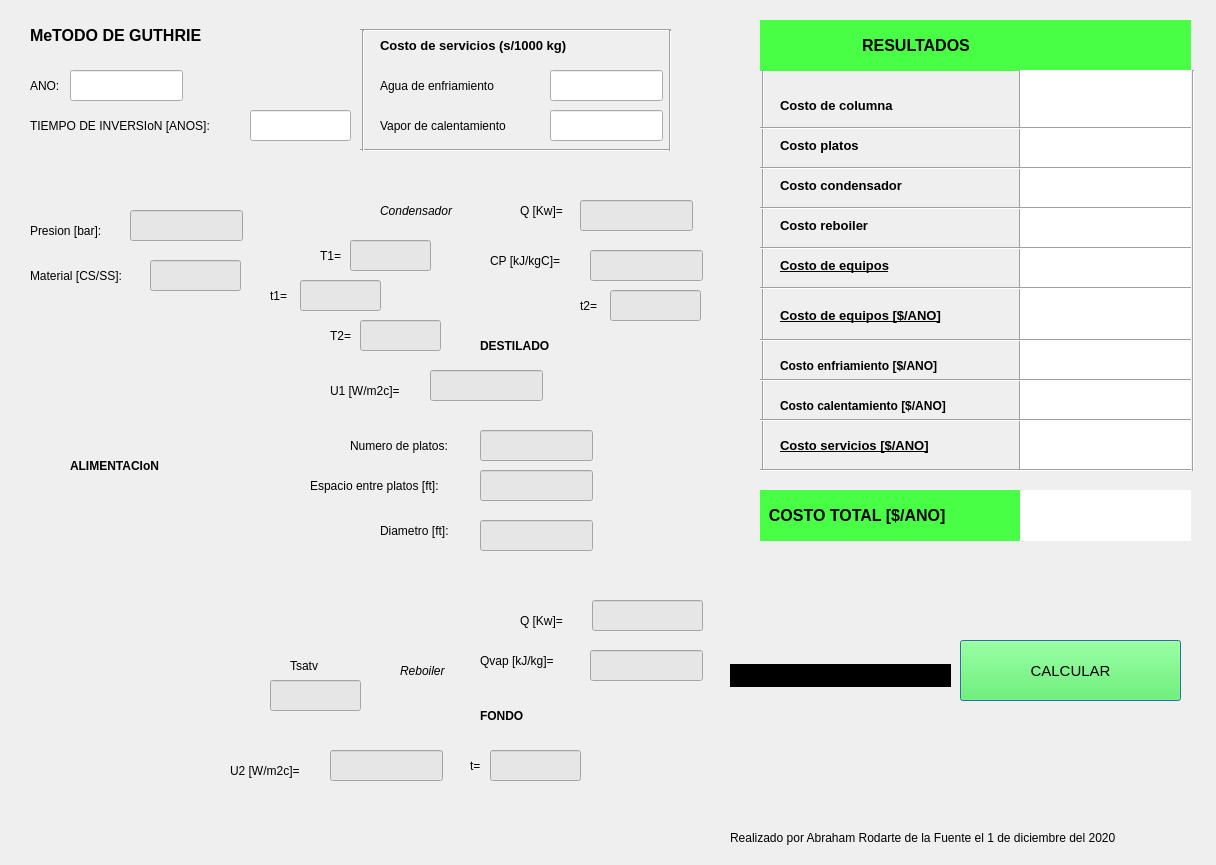
<?xml version="1.0" encoding="UTF-8"?>
<ui version="4.0">
 <class>Costos</class>
 <widget class="QDialog" name="Costos">
  <property name="windowModality">
   <enum>Qt::NonModal</enum>
  </property>
  <property name="enabled">
   <bool>true</bool>
  </property>
  <property name="geometry">
   <rect>
    <x>0</x>
    <y>0</y>
    <width>1216</width>
    <height>865</height>
   </rect>
  </property>
  <property name="windowTitle">
   <string>Costo de columna</string>
  </property>
  <property name="sizeGripEnabled">
   <bool>false</bool>
  </property>
  <property name="modal">
   <bool>false</bool>
  </property>
  <widget class="QLabel" name="label">
   <property name="geometry">
    <rect>
     <x>30</x>
     <y>190</y>
     <width>681</width>
     <height>611</height>
    </rect>
   </property>
   <property name="styleSheet">
    <string notr="true">border-image: url(:/imagenes/Imagenes/Captura.PNG);</string>
   </property>
   <property name="text">
    <string/>
   </property>
  </widget>
  <widget class="QLabel" name="label_2">
   <property name="geometry">
    <rect>
     <x>730</x>
     <y>550</y>
     <width>221</width>
     <height>251</height>
    </rect>
   </property>
   <property name="sizeIncrement">
    <size>
     <width>1</width>
     <height>1</height>
    </size>
   </property>
   <property name="baseSize">
    <size>
     <width>1</width>
     <height>0</height>
    </size>
   </property>
   <property name="autoFillBackground">
    <bool>false</bool>
   </property>
   <property name="styleSheet">
    <string notr="true">border-image: url(:/imagenes/Imagenes/f38b86e2df861bce1c56f8abb337d1a7.jpg);
border-color: rgb(0, 0, 0);</string>
   </property>
   <property name="frameShape">
    <enum>QFrame::HLine</enum>
   </property>
   <property name="lineWidth">
    <number>23</number>
   </property>
   <property name="midLineWidth">
    <number>16</number>
   </property>
   <property name="text">
    <string/>
   </property>
   <property name="scaledContents">
    <bool>true</bool>
   </property>
   <property name="wordWrap">
    <bool>true</bool>
   </property>
   <property name="openExternalLinks">
    <bool>true</bool>
   </property>
  </widget>
  <widget class="QPushButton" name="btn_calcular">
   <property name="geometry">
    <rect>
     <x>960</x>
     <y>640</y>
     <width>221</width>
     <height>61</height>
    </rect>
   </property>
   <property name="font">
    <font>
     <pointsize>11</pointsize>
    </font>
   </property>
   <property name="styleSheet">
    <string notr="true">background-color: rgb(73, 255, 70);</string>
   </property>
   <property name="text">
    <string>CALCULAR</string>
   </property>
  </widget>
  <widget class="QLabel" name="label_3">
   <property name="geometry">
    <rect>
     <x>30</x>
     <y>70</y>
     <width>41</width>
     <height>31</height>
    </rect>
   </property>
   <property name="font">
    <font>
     <pointsize>9</pointsize>
    </font>
   </property>
   <property name="text">
    <string>ANO:</string>
   </property>
  </widget>
  <widget class="QLabel" name="label_4">
   <property name="geometry">
    <rect>
     <x>350</x>
     <y>430</y>
     <width>131</width>
     <height>31</height>
    </rect>
   </property>
   <property name="font">
    <font>
     <pointsize>9</pointsize>
    </font>
   </property>
   <property name="text">
    <string>Numero de platos:</string>
   </property>
  </widget>
  <widget class="QLabel" name="label_5">
   <property name="geometry">
    <rect>
     <x>310</x>
     <y>470</y>
     <width>171</width>
     <height>31</height>
    </rect>
   </property>
   <property name="font">
    <font>
     <pointsize>9</pointsize>
    </font>
   </property>
   <property name="text">
    <string>Espacio entre platos [ft]:</string>
   </property>
  </widget>
  <widget class="QLabel" name="label_6">
   <property name="geometry">
    <rect>
     <x>380</x>
     <y>520</y>
     <width>91</width>
     <height>21</height>
    </rect>
   </property>
   <property name="font">
    <font>
     <pointsize>9</pointsize>
    </font>
   </property>
   <property name="text">
    <string>Diametro [ft]:</string>
   </property>
  </widget>
  <widget class="QLabel" name="label_7">
   <property name="geometry">
    <rect>
     <x>30</x>
     <y>220</y>
     <width>91</width>
     <height>21</height>
    </rect>
   </property>
   <property name="font">
    <font>
     <pointsize>9</pointsize>
    </font>
   </property>
   <property name="text">
    <string>Presion [bar]:</string>
   </property>
  </widget>
  <widget class="QLabel" name="label_8">
   <property name="geometry">
    <rect>
     <x>30</x>
     <y>260</y>
     <width>121</width>
     <height>31</height>
    </rect>
   </property>
   <property name="font">
    <font>
     <pointsize>9</pointsize>
    </font>
   </property>
   <property name="text">
    <string>Material [CS/SS]:</string>
   </property>
  </widget>
  <widget class="QLabel" name="label_9">
   <property name="geometry">
    <rect>
     <x>380</x>
     <y>200</y>
     <width>101</width>
     <height>21</height>
    </rect>
   </property>
   <property name="font">
    <font>
     <pointsize>9</pointsize>
     <italic>true</italic>
    </font>
   </property>
   <property name="text">
    <string>Condensador</string>
   </property>
  </widget>
  <widget class="QLabel" name="label_10">
   <property name="geometry">
    <rect>
     <x>400</x>
     <y>660</y>
     <width>71</width>
     <height>21</height>
    </rect>
   </property>
   <property name="font">
    <font>
     <pointsize>9</pointsize>
     <italic>true</italic>
    </font>
   </property>
   <property name="text">
    <string>Reboiler</string>
   </property>
  </widget>
  <widget class="QLabel" name="label_11">
   <property name="geometry">
    <rect>
     <x>520</x>
     <y>200</y>
     <width>61</width>
     <height>21</height>
    </rect>
   </property>
   <property name="font">
    <font>
     <pointsize>9</pointsize>
    </font>
   </property>
   <property name="text">
    <string>Q [Kw]=</string>
   </property>
  </widget>
  <widget class="QLabel" name="label_12">
   <property name="geometry">
    <rect>
     <x>30</x>
     <y>110</y>
     <width>221</width>
     <height>31</height>
    </rect>
   </property>
   <property name="font">
    <font>
     <pointsize>9</pointsize>
    </font>
   </property>
   <property name="text">
    <string>TIEMPO DE INVERSIoN [ANOS]:</string>
   </property>
  </widget>
  <widget class="QLabel" name="label_13">
   <property name="geometry">
    <rect>
     <x>520</x>
     <y>610</y>
     <width>61</width>
     <height>21</height>
    </rect>
   </property>
   <property name="font">
    <font>
     <pointsize>9</pointsize>
    </font>
   </property>
   <property name="text">
    <string>Q [Kw]=</string>
   </property>
  </widget>
  <widget class="QLabel" name="label_14">
   <property name="geometry">
    <rect>
     <x>380</x>
     <y>20</y>
     <width>311</width>
     <height>51</height>
    </rect>
   </property>
   <property name="font">
    <font>
     <pointsize>10</pointsize>
     <weight>75</weight>
     <bold>true</bold>
     <underline>false</underline>
     <strikeout>false</strikeout>
    </font>
   </property>
   <property name="text">
    <string>Costo de servicios (s/1000 kg)</string>
   </property>
  </widget>
  <widget class="QLabel" name="label_15">
   <property name="geometry">
    <rect>
     <x>380</x>
     <y>70</y>
     <width>151</width>
     <height>31</height>
    </rect>
   </property>
   <property name="font">
    <font>
     <pointsize>9</pointsize>
    </font>
   </property>
   <property name="text">
    <string>Agua de enfriamiento</string>
   </property>
  </widget>
  <widget class="QLabel" name="label_16">
   <property name="geometry">
    <rect>
     <x>380</x>
     <y>110</y>
     <width>171</width>
     <height>31</height>
    </rect>
   </property>
   <property name="font">
    <font>
     <pointsize>9</pointsize>
    </font>
   </property>
   <property name="text">
    <string>Vapor de calentamiento</string>
   </property>
  </widget>
  <widget class="QLabel" name="label_17">
   <property name="geometry">
    <rect>
     <x>320</x>
     <y>240</y>
     <width>31</width>
     <height>31</height>
    </rect>
   </property>
   <property name="font">
    <font>
     <pointsize>9</pointsize>
    </font>
   </property>
   <property name="text">
    <string>T1=</string>
   </property>
  </widget>
  <widget class="QLabel" name="label_18">
   <property name="geometry">
    <rect>
     <x>290</x>
     <y>650</y>
     <width>41</width>
     <height>31</height>
    </rect>
   </property>
   <property name="font">
    <font>
     <pointsize>9</pointsize>
    </font>
   </property>
   <property name="text">
    <string>Tsatv</string>
   </property>
  </widget>
  <widget class="QLabel" name="label_19">
   <property name="geometry">
    <rect>
     <x>330</x>
     <y>320</y>
     <width>31</width>
     <height>31</height>
    </rect>
   </property>
   <property name="font">
    <font>
     <pointsize>9</pointsize>
    </font>
   </property>
   <property name="text">
    <string>T2=</string>
   </property>
  </widget>
  <widget class="QLabel" name="label_20">
   <property name="geometry">
    <rect>
     <x>270</x>
     <y>280</y>
     <width>31</width>
     <height>31</height>
    </rect>
   </property>
   <property name="font">
    <font>
     <pointsize>9</pointsize>
    </font>
   </property>
   <property name="text">
    <string>t1=</string>
   </property>
  </widget>
  <widget class="QLabel" name="label_22">
   <property name="geometry">
    <rect>
     <x>580</x>
     <y>290</y>
     <width>31</width>
     <height>31</height>
    </rect>
   </property>
   <property name="font">
    <font>
     <pointsize>9</pointsize>
    </font>
   </property>
   <property name="text">
    <string>t2=</string>
   </property>
  </widget>
  <widget class="QLabel" name="label_23">
   <property name="geometry">
    <rect>
     <x>470</x>
     <y>750</y>
     <width>31</width>
     <height>31</height>
    </rect>
   </property>
   <property name="font">
    <font>
     <pointsize>9</pointsize>
    </font>
   </property>
   <property name="text">
    <string>t=</string>
   </property>
  </widget>
  <widget class="QLabel" name="label_24">
   <property name="geometry">
    <rect>
     <x>30</x>
     <y>10</y>
     <width>231</width>
     <height>51</height>
    </rect>
   </property>
   <property name="font">
    <font>
     <pointsize>12</pointsize>
     <weight>75</weight>
     <bold>true</bold>
    </font>
   </property>
   <property name="styleSheet">
    <string notr="true"/>
   </property>
   <property name="text">
    <string>MeTODO DE GUTHRIE</string>
   </property>
  </widget>
  <widget class="QLabel" name="label_25">
   <property name="geometry">
    <rect>
     <x>760</x>
     <y>20</y>
     <width>431</width>
     <height>51</height>
    </rect>
   </property>
   <property name="font">
    <font>
     <pointsize>12</pointsize>
     <weight>75</weight>
     <bold>true</bold>
    </font>
   </property>
   <property name="styleSheet">
    <string notr="true">background-color: rgb(73, 255, 70);</string>
   </property>
   <property name="text">
    <string>                       RESULTADOS</string>
   </property>
  </widget>
  <widget class="QLabel" name="label_26">
   <property name="geometry">
    <rect>
     <x>780</x>
     <y>80</y>
     <width>201</width>
     <height>51</height>
    </rect>
   </property>
   <property name="font">
    <font>
     <pointsize>10</pointsize>
     <weight>75</weight>
     <bold>true</bold>
     <underline>false</underline>
     <strikeout>false</strikeout>
    </font>
   </property>
   <property name="text">
    <string>Costo de columna</string>
   </property>
  </widget>
  <widget class="QLabel" name="label_27">
   <property name="geometry">
    <rect>
     <x>780</x>
     <y>160</y>
     <width>201</width>
     <height>51</height>
    </rect>
   </property>
   <property name="font">
    <font>
     <pointsize>10</pointsize>
     <weight>75</weight>
     <bold>true</bold>
     <underline>false</underline>
     <strikeout>false</strikeout>
    </font>
   </property>
   <property name="text">
    <string>Costo condensador</string>
   </property>
  </widget>
  <widget class="QLabel" name="label_28">
   <property name="geometry">
    <rect>
     <x>780</x>
     <y>200</y>
     <width>201</width>
     <height>51</height>
    </rect>
   </property>
   <property name="font">
    <font>
     <pointsize>10</pointsize>
     <weight>75</weight>
     <bold>true</bold>
     <underline>false</underline>
     <strikeout>false</strikeout>
    </font>
   </property>
   <property name="text">
    <string>Costo reboiler</string>
   </property>
  </widget>
  <widget class="QLabel" name="label_29">
   <property name="geometry">
    <rect>
     <x>780</x>
     <y>120</y>
     <width>201</width>
     <height>51</height>
    </rect>
   </property>
   <property name="font">
    <font>
     <pointsize>10</pointsize>
     <weight>75</weight>
     <bold>true</bold>
     <underline>false</underline>
     <strikeout>false</strikeout>
    </font>
   </property>
   <property name="text">
    <string>Costo platos</string>
   </property>
  </widget>
  <widget class="QLabel" name="label_30">
   <property name="geometry">
    <rect>
     <x>780</x>
     <y>240</y>
     <width>201</width>
     <height>51</height>
    </rect>
   </property>
   <property name="font">
    <font>
     <pointsize>10</pointsize>
     <weight>75</weight>
     <bold>true</bold>
     <underline>true</underline>
     <strikeout>false</strikeout>
    </font>
   </property>
   <property name="text">
    <string>Costo de equipos</string>
   </property>
  </widget>
  <widget class="QLabel" name="label_31">
   <property name="geometry">
    <rect>
     <x>780</x>
     <y>290</y>
     <width>231</width>
     <height>51</height>
    </rect>
   </property>
   <property name="font">
    <font>
     <pointsize>10</pointsize>
     <weight>75</weight>
     <bold>true</bold>
     <underline>true</underline>
     <strikeout>false</strikeout>
    </font>
   </property>
   <property name="text">
    <string>Costo de equipos [$/ANO]</string>
   </property>
  </widget>
  <widget class="Line" name="line">
   <property name="geometry">
    <rect>
     <x>1010</x>
     <y>70</y>
     <width>20</width>
     <height>401</height>
    </rect>
   </property>
   <property name="orientation">
    <enum>Qt::Vertical</enum>
   </property>
  </widget>
  <widget class="Line" name="line_2">
   <property name="geometry">
    <rect>
     <x>760</x>
     <y>330</y>
     <width>431</width>
     <height>20</height>
    </rect>
   </property>
   <property name="orientation">
    <enum>Qt::Horizontal</enum>
   </property>
  </widget>
  <widget class="Line" name="line_3">
   <property name="geometry">
    <rect>
     <x>753</x>
     <y>70</y>
     <width>20</width>
     <height>401</height>
    </rect>
   </property>
   <property name="orientation">
    <enum>Qt::Vertical</enum>
   </property>
  </widget>
  <widget class="Line" name="line_4">
   <property name="geometry">
    <rect>
     <x>1183</x>
     <y>70</y>
     <width>20</width>
     <height>401</height>
    </rect>
   </property>
   <property name="orientation">
    <enum>Qt::Vertical</enum>
   </property>
  </widget>
  <widget class="Line" name="line_5">
   <property name="geometry">
    <rect>
     <x>760</x>
     <y>120</y>
     <width>431</width>
     <height>16</height>
    </rect>
   </property>
   <property name="orientation">
    <enum>Qt::Horizontal</enum>
   </property>
  </widget>
  <widget class="Line" name="line_6">
   <property name="geometry">
    <rect>
     <x>760</x>
     <y>160</y>
     <width>431</width>
     <height>16</height>
    </rect>
   </property>
   <property name="orientation">
    <enum>Qt::Horizontal</enum>
   </property>
  </widget>
  <widget class="Line" name="line_7">
   <property name="geometry">
    <rect>
     <x>760</x>
     <y>240</y>
     <width>431</width>
     <height>16</height>
    </rect>
   </property>
   <property name="orientation">
    <enum>Qt::Horizontal</enum>
   </property>
  </widget>
  <widget class="Line" name="line_8">
   <property name="geometry">
    <rect>
     <x>760</x>
     <y>200</y>
     <width>431</width>
     <height>16</height>
    </rect>
   </property>
   <property name="orientation">
    <enum>Qt::Horizontal</enum>
   </property>
  </widget>
  <widget class="Line" name="line_9">
   <property name="geometry">
    <rect>
     <x>760</x>
     <y>280</y>
     <width>431</width>
     <height>16</height>
    </rect>
   </property>
   <property name="orientation">
    <enum>Qt::Horizontal</enum>
   </property>
  </widget>
  <widget class="QLabel" name="label_38">
   <property name="geometry">
    <rect>
     <x>780</x>
     <y>340</y>
     <width>231</width>
     <height>51</height>
    </rect>
   </property>
   <property name="font">
    <font>
     <pointsize>9</pointsize>
     <weight>75</weight>
     <bold>true</bold>
     <underline>false</underline>
     <strikeout>false</strikeout>
    </font>
   </property>
   <property name="text">
    <string>Costo enfriamiento [$/ANO]</string>
   </property>
  </widget>
  <widget class="QLabel" name="label_39">
   <property name="geometry">
    <rect>
     <x>780</x>
     <y>380</y>
     <width>241</width>
     <height>51</height>
    </rect>
   </property>
   <property name="font">
    <font>
     <pointsize>9</pointsize>
     <weight>75</weight>
     <bold>true</bold>
     <underline>false</underline>
     <strikeout>false</strikeout>
    </font>
   </property>
   <property name="text">
    <string>Costo calentamiento [$/ANO]</string>
   </property>
  </widget>
  <widget class="QLabel" name="label_40">
   <property name="geometry">
    <rect>
     <x>780</x>
     <y>420</y>
     <width>231</width>
     <height>51</height>
    </rect>
   </property>
   <property name="font">
    <font>
     <pointsize>10</pointsize>
     <weight>75</weight>
     <bold>true</bold>
     <underline>true</underline>
     <strikeout>false</strikeout>
    </font>
   </property>
   <property name="text">
    <string>Costo servicios [$/ANO]</string>
   </property>
  </widget>
  <widget class="Line" name="line_10">
   <property name="geometry">
    <rect>
     <x>760</x>
     <y>460</y>
     <width>431</width>
     <height>20</height>
    </rect>
   </property>
   <property name="orientation">
    <enum>Qt::Horizontal</enum>
   </property>
  </widget>
  <widget class="Line" name="line_11">
   <property name="geometry">
    <rect>
     <x>760</x>
     <y>370</y>
     <width>431</width>
     <height>20</height>
    </rect>
   </property>
   <property name="orientation">
    <enum>Qt::Horizontal</enum>
   </property>
  </widget>
  <widget class="Line" name="line_12">
   <property name="geometry">
    <rect>
     <x>760</x>
     <y>410</y>
     <width>431</width>
     <height>20</height>
    </rect>
   </property>
   <property name="orientation">
    <enum>Qt::Horizontal</enum>
   </property>
  </widget>
  <widget class="QLabel" name="label_44">
   <property name="geometry">
    <rect>
     <x>760</x>
     <y>490</y>
     <width>261</width>
     <height>51</height>
    </rect>
   </property>
   <property name="font">
    <font>
     <pointsize>12</pointsize>
     <weight>75</weight>
     <bold>true</bold>
    </font>
   </property>
   <property name="styleSheet">
    <string notr="true">background-color: rgb(73, 255, 70);</string>
   </property>
   <property name="text">
    <string>  COSTO TOTAL [$/ANO]</string>
   </property>
  </widget>
  <widget class="QLabel" name="label_Costo_Total">
   <property name="geometry">
    <rect>
     <x>1020</x>
     <y>490</y>
     <width>171</width>
     <height>51</height>
    </rect>
   </property>
   <property name="font">
    <font>
     <pointsize>10</pointsize>
     <weight>75</weight>
     <bold>true</bold>
    </font>
   </property>
   <property name="layoutDirection">
    <enum>Qt::LeftToRight</enum>
   </property>
   <property name="autoFillBackground">
    <bool>false</bool>
   </property>
   <property name="styleSheet">
    <string notr="true">background-color: rgb(255, 255, 255);</string>
   </property>
   <property name="text">
    <string/>
   </property>
   <property name="alignment">
    <set>Qt::AlignCenter</set>
   </property>
  </widget>
  <widget class="QLabel" name="label_costo_carcaza">
   <property name="geometry">
    <rect>
     <x>1020</x>
     <y>70</y>
     <width>171</width>
     <height>61</height>
    </rect>
   </property>
   <property name="font">
    <font>
     <pointsize>10</pointsize>
     <weight>75</weight>
     <bold>true</bold>
    </font>
   </property>
   <property name="layoutDirection">
    <enum>Qt::LeftToRight</enum>
   </property>
   <property name="autoFillBackground">
    <bool>false</bool>
   </property>
   <property name="styleSheet">
    <string notr="true">background-color: rgb(255, 255, 255);</string>
   </property>
   <property name="text">
    <string/>
   </property>
   <property name="alignment">
    <set>Qt::AlignCenter</set>
   </property>
  </widget>
  <widget class="QLabel" name="label_costo_platos">
   <property name="geometry">
    <rect>
     <x>1020</x>
     <y>130</y>
     <width>171</width>
     <height>41</height>
    </rect>
   </property>
   <property name="font">
    <font>
     <pointsize>10</pointsize>
     <weight>75</weight>
     <bold>true</bold>
    </font>
   </property>
   <property name="layoutDirection">
    <enum>Qt::LeftToRight</enum>
   </property>
   <property name="autoFillBackground">
    <bool>false</bool>
   </property>
   <property name="styleSheet">
    <string notr="true">background-color: rgb(255, 255, 255);</string>
   </property>
   <property name="text">
    <string/>
   </property>
   <property name="alignment">
    <set>Qt::AlignCenter</set>
   </property>
  </widget>
  <widget class="QLabel" name="label_costo_condensador">
   <property name="geometry">
    <rect>
     <x>1020</x>
     <y>170</y>
     <width>171</width>
     <height>41</height>
    </rect>
   </property>
   <property name="font">
    <font>
     <pointsize>10</pointsize>
     <weight>75</weight>
     <bold>true</bold>
    </font>
   </property>
   <property name="layoutDirection">
    <enum>Qt::LeftToRight</enum>
   </property>
   <property name="autoFillBackground">
    <bool>false</bool>
   </property>
   <property name="styleSheet">
    <string notr="true">background-color: rgb(255, 255, 255);</string>
   </property>
   <property name="text">
    <string/>
   </property>
   <property name="alignment">
    <set>Qt::AlignCenter</set>
   </property>
  </widget>
  <widget class="QLabel" name="label_costo_reboiler">
   <property name="geometry">
    <rect>
     <x>1020</x>
     <y>210</y>
     <width>171</width>
     <height>41</height>
    </rect>
   </property>
   <property name="font">
    <font>
     <pointsize>10</pointsize>
     <weight>75</weight>
     <bold>true</bold>
    </font>
   </property>
   <property name="layoutDirection">
    <enum>Qt::LeftToRight</enum>
   </property>
   <property name="autoFillBackground">
    <bool>false</bool>
   </property>
   <property name="styleSheet">
    <string notr="true">background-color: rgb(255, 255, 255);</string>
   </property>
   <property name="text">
    <string/>
   </property>
   <property name="alignment">
    <set>Qt::AlignCenter</set>
   </property>
  </widget>
  <widget class="QLabel" name="label_Costo_Equipos">
   <property name="geometry">
    <rect>
     <x>1020</x>
     <y>250</y>
     <width>171</width>
     <height>41</height>
    </rect>
   </property>
   <property name="font">
    <font>
     <pointsize>10</pointsize>
     <weight>75</weight>
     <bold>true</bold>
     <underline>true</underline>
    </font>
   </property>
   <property name="layoutDirection">
    <enum>Qt::LeftToRight</enum>
   </property>
   <property name="autoFillBackground">
    <bool>false</bool>
   </property>
   <property name="styleSheet">
    <string notr="true">background-color: rgb(255, 255, 255);</string>
   </property>
   <property name="text">
    <string/>
   </property>
   <property name="alignment">
    <set>Qt::AlignCenter</set>
   </property>
  </widget>
  <widget class="QLabel" name="label_Costo_Equipos_Anual">
   <property name="geometry">
    <rect>
     <x>1020</x>
     <y>290</y>
     <width>171</width>
     <height>51</height>
    </rect>
   </property>
   <property name="font">
    <font>
     <pointsize>10</pointsize>
     <weight>75</weight>
     <bold>true</bold>
     <underline>true</underline>
    </font>
   </property>
   <property name="layoutDirection">
    <enum>Qt::LeftToRight</enum>
   </property>
   <property name="autoFillBackground">
    <bool>false</bool>
   </property>
   <property name="styleSheet">
    <string notr="true">background-color: rgb(255, 255, 255);</string>
   </property>
   <property name="text">
    <string/>
   </property>
   <property name="alignment">
    <set>Qt::AlignCenter</set>
   </property>
  </widget>
  <widget class="QLabel" name="label_costo_enfriamiento">
   <property name="geometry">
    <rect>
     <x>1020</x>
     <y>340</y>
     <width>171</width>
     <height>41</height>
    </rect>
   </property>
   <property name="font">
    <font>
     <pointsize>10</pointsize>
     <weight>75</weight>
     <bold>true</bold>
    </font>
   </property>
   <property name="layoutDirection">
    <enum>Qt::LeftToRight</enum>
   </property>
   <property name="autoFillBackground">
    <bool>false</bool>
   </property>
   <property name="styleSheet">
    <string notr="true">background-color: rgb(255, 255, 255);</string>
   </property>
   <property name="text">
    <string/>
   </property>
   <property name="alignment">
    <set>Qt::AlignCenter</set>
   </property>
  </widget>
  <widget class="QLabel" name="label_costo_calentamiento">
   <property name="geometry">
    <rect>
     <x>1020</x>
     <y>380</y>
     <width>171</width>
     <height>41</height>
    </rect>
   </property>
   <property name="font">
    <font>
     <pointsize>10</pointsize>
     <weight>75</weight>
     <bold>true</bold>
    </font>
   </property>
   <property name="layoutDirection">
    <enum>Qt::LeftToRight</enum>
   </property>
   <property name="autoFillBackground">
    <bool>false</bool>
   </property>
   <property name="styleSheet">
    <string notr="true">background-color: rgb(255, 255, 255);</string>
   </property>
   <property name="text">
    <string/>
   </property>
   <property name="alignment">
    <set>Qt::AlignCenter</set>
   </property>
  </widget>
  <widget class="QLabel" name="label_Costo_Servicios">
   <property name="geometry">
    <rect>
     <x>1020</x>
     <y>420</y>
     <width>171</width>
     <height>51</height>
    </rect>
   </property>
   <property name="font">
    <font>
     <pointsize>10</pointsize>
     <weight>75</weight>
     <bold>true</bold>
     <underline>true</underline>
    </font>
   </property>
   <property name="layoutDirection">
    <enum>Qt::LeftToRight</enum>
   </property>
   <property name="autoFillBackground">
    <bool>false</bool>
   </property>
   <property name="styleSheet">
    <string notr="true">background-color: rgb(255, 255, 255);</string>
   </property>
   <property name="text">
    <string/>
   </property>
   <property name="alignment">
    <set>Qt::AlignCenter</set>
   </property>
  </widget>
  <widget class="QLabel" name="label_32">
   <property name="geometry">
    <rect>
     <x>490</x>
     <y>250</y>
     <width>91</width>
     <height>21</height>
    </rect>
   </property>
   <property name="font">
    <font>
     <pointsize>9</pointsize>
    </font>
   </property>
   <property name="text">
    <string>CP [kJ/kgC]=</string>
   </property>
  </widget>
  <widget class="QLabel" name="label_33">
   <property name="geometry">
    <rect>
     <x>480</x>
     <y>650</y>
     <width>101</width>
     <height>21</height>
    </rect>
   </property>
   <property name="font">
    <font>
     <pointsize>9</pointsize>
    </font>
   </property>
   <property name="text">
    <string>Qvap [kJ/kg]=</string>
   </property>
  </widget>
  <widget class="QLabel" name="label_34">
   <property name="geometry">
    <rect>
     <x>730</x>
     <y>830</y>
     <width>421</width>
     <height>16</height>
    </rect>
   </property>
   <property name="text">
    <string>Realizado por Abraham Rodarte de la Fuente el 1 de diciembre del 2020</string>
   </property>
  </widget>
  <widget class="QLabel" name="label_35">
   <property name="geometry">
    <rect>
     <x>70</x>
     <y>450</y>
     <width>121</width>
     <height>31</height>
    </rect>
   </property>
   <property name="font">
    <font>
     <pointsize>9</pointsize>
     <weight>75</weight>
     <bold>true</bold>
    </font>
   </property>
   <property name="text">
    <string>ALIMENTACIoN</string>
   </property>
  </widget>
  <widget class="QLabel" name="label_36">
   <property name="geometry">
    <rect>
     <x>480</x>
     <y>700</y>
     <width>121</width>
     <height>31</height>
    </rect>
   </property>
   <property name="font">
    <font>
     <pointsize>9</pointsize>
     <weight>75</weight>
     <bold>true</bold>
    </font>
   </property>
   <property name="text">
    <string>FONDO</string>
   </property>
  </widget>
  <widget class="QLabel" name="label_37">
   <property name="geometry">
    <rect>
     <x>480</x>
     <y>330</y>
     <width>121</width>
     <height>31</height>
    </rect>
   </property>
   <property name="font">
    <font>
     <pointsize>9</pointsize>
     <weight>75</weight>
     <bold>true</bold>
    </font>
   </property>
   <property name="text">
    <string>DESTILADO</string>
   </property>
  </widget>
  <widget class="Line" name="line_13">
   <property name="geometry">
    <rect>
     <x>360</x>
     <y>20</y>
     <width>311</width>
     <height>20</height>
    </rect>
   </property>
   <property name="orientation">
    <enum>Qt::Horizontal</enum>
   </property>
  </widget>
  <widget class="Line" name="line_14">
   <property name="geometry">
    <rect>
     <x>360</x>
     <y>140</y>
     <width>311</width>
     <height>20</height>
    </rect>
   </property>
   <property name="orientation">
    <enum>Qt::Horizontal</enum>
   </property>
  </widget>
  <widget class="Line" name="line_15">
   <property name="geometry">
    <rect>
     <x>353</x>
     <y>30</y>
     <width>20</width>
     <height>121</height>
    </rect>
   </property>
   <property name="orientation">
    <enum>Qt::Vertical</enum>
   </property>
  </widget>
  <widget class="Line" name="line_16">
   <property name="geometry">
    <rect>
     <x>660</x>
     <y>30</y>
     <width>20</width>
     <height>121</height>
    </rect>
   </property>
   <property name="orientation">
    <enum>Qt::Vertical</enum>
   </property>
  </widget>
  <widget class="QLineEdit" name="txt_year">
   <property name="geometry">
    <rect>
     <x>70</x>
     <y>70</y>
     <width>113</width>
     <height>31</height>
    </rect>
   </property>
   <property name="font">
    <font>
     <pointsize>9</pointsize>
     <weight>75</weight>
     <bold>true</bold>
    </font>
   </property>
  </widget>
  <widget class="QLineEdit" name="txt_tiempo">
   <property name="geometry">
    <rect>
     <x>250</x>
     <y>110</y>
     <width>101</width>
     <height>31</height>
    </rect>
   </property>
   <property name="font">
    <font>
     <pointsize>9</pointsize>
     <weight>75</weight>
     <bold>true</bold>
    </font>
   </property>
  </widget>
  <widget class="QLineEdit" name="txt_agua">
   <property name="geometry">
    <rect>
     <x>550</x>
     <y>70</y>
     <width>113</width>
     <height>31</height>
    </rect>
   </property>
   <property name="font">
    <font>
     <pointsize>9</pointsize>
     <weight>75</weight>
     <bold>true</bold>
    </font>
   </property>
  </widget>
  <widget class="QLineEdit" name="txt_vapor">
   <property name="geometry">
    <rect>
     <x>550</x>
     <y>110</y>
     <width>113</width>
     <height>31</height>
    </rect>
   </property>
   <property name="font">
    <font>
     <pointsize>9</pointsize>
     <weight>75</weight>
     <bold>true</bold>
    </font>
   </property>
  </widget>
  <widget class="QLineEdit" name="txt_presion">
   <property name="geometry">
    <rect>
     <x>130</x>
     <y>210</y>
     <width>113</width>
     <height>31</height>
    </rect>
   </property>
   <property name="font">
    <font>
     <pointsize>9</pointsize>
     <weight>75</weight>
     <bold>true</bold>
    </font>
   </property>
   <property name="styleSheet">
    <string notr="true">background-color: rgb(230, 230, 230);</string>
   </property>
  </widget>
  <widget class="QLineEdit" name="txt_material">
   <property name="geometry">
    <rect>
     <x>150</x>
     <y>260</y>
     <width>91</width>
     <height>31</height>
    </rect>
   </property>
   <property name="font">
    <font>
     <pointsize>9</pointsize>
     <weight>75</weight>
     <bold>true</bold>
    </font>
   </property>
   <property name="styleSheet">
    <string notr="true">background-color: rgb(230, 230, 230);</string>
   </property>
  </widget>
  <widget class="QLineEdit" name="txt_qcondensador">
   <property name="geometry">
    <rect>
     <x>580</x>
     <y>200</y>
     <width>113</width>
     <height>31</height>
    </rect>
   </property>
   <property name="font">
    <font>
     <pointsize>9</pointsize>
     <weight>75</weight>
     <bold>true</bold>
    </font>
   </property>
   <property name="styleSheet">
    <string notr="true">background-color: rgb(230, 230, 230);</string>
   </property>
  </widget>
  <widget class="QLineEdit" name="txt_cp">
   <property name="geometry">
    <rect>
     <x>590</x>
     <y>250</y>
     <width>113</width>
     <height>31</height>
    </rect>
   </property>
   <property name="font">
    <font>
     <pointsize>9</pointsize>
     <weight>75</weight>
     <bold>true</bold>
    </font>
   </property>
   <property name="styleSheet">
    <string notr="true">background-color: rgb(230, 230, 230);</string>
   </property>
  </widget>
  <widget class="QLineEdit" name="txt_t2">
   <property name="geometry">
    <rect>
     <x>610</x>
     <y>290</y>
     <width>91</width>
     <height>31</height>
    </rect>
   </property>
   <property name="font">
    <font>
     <pointsize>9</pointsize>
     <weight>75</weight>
     <bold>true</bold>
    </font>
   </property>
   <property name="styleSheet">
    <string notr="true">background-color: rgb(230, 230, 230);</string>
   </property>
  </widget>
  <widget class="QLineEdit" name="txt_T1">
   <property name="geometry">
    <rect>
     <x>350</x>
     <y>240</y>
     <width>81</width>
     <height>31</height>
    </rect>
   </property>
   <property name="font">
    <font>
     <pointsize>9</pointsize>
     <weight>75</weight>
     <bold>true</bold>
    </font>
   </property>
   <property name="styleSheet">
    <string notr="true">background-color: rgb(230, 230, 230);</string>
   </property>
  </widget>
  <widget class="QLineEdit" name="txt_t1">
   <property name="geometry">
    <rect>
     <x>300</x>
     <y>280</y>
     <width>81</width>
     <height>31</height>
    </rect>
   </property>
   <property name="font">
    <font>
     <pointsize>9</pointsize>
     <weight>75</weight>
     <bold>true</bold>
    </font>
   </property>
   <property name="styleSheet">
    <string notr="true">background-color: rgb(230, 230, 230);</string>
   </property>
  </widget>
  <widget class="QLineEdit" name="txt_T2">
   <property name="geometry">
    <rect>
     <x>360</x>
     <y>320</y>
     <width>81</width>
     <height>31</height>
    </rect>
   </property>
   <property name="font">
    <font>
     <pointsize>9</pointsize>
     <weight>75</weight>
     <bold>true</bold>
    </font>
   </property>
   <property name="styleSheet">
    <string notr="true">background-color: rgb(230, 230, 230);</string>
   </property>
  </widget>
  <widget class="QLineEdit" name="txt_platos">
   <property name="geometry">
    <rect>
     <x>480</x>
     <y>430</y>
     <width>113</width>
     <height>31</height>
    </rect>
   </property>
   <property name="font">
    <font>
     <pointsize>9</pointsize>
     <weight>75</weight>
     <bold>true</bold>
    </font>
   </property>
   <property name="styleSheet">
    <string notr="true">background-color: rgb(230, 230, 230);</string>
   </property>
  </widget>
  <widget class="QLineEdit" name="txt_espacio">
   <property name="geometry">
    <rect>
     <x>480</x>
     <y>470</y>
     <width>113</width>
     <height>31</height>
    </rect>
   </property>
   <property name="font">
    <font>
     <pointsize>9</pointsize>
     <weight>75</weight>
     <bold>true</bold>
    </font>
   </property>
   <property name="styleSheet">
    <string notr="true">background-color: rgb(230, 230, 230);</string>
   </property>
  </widget>
  <widget class="QLineEdit" name="txt_diametro">
   <property name="geometry">
    <rect>
     <x>480</x>
     <y>520</y>
     <width>113</width>
     <height>31</height>
    </rect>
   </property>
   <property name="font">
    <font>
     <pointsize>9</pointsize>
     <weight>75</weight>
     <bold>true</bold>
    </font>
   </property>
   <property name="styleSheet">
    <string notr="true">background-color: rgb(230, 230, 230);</string>
   </property>
  </widget>
  <widget class="QLineEdit" name="txt_tempfondo">
   <property name="geometry">
    <rect>
     <x>490</x>
     <y>750</y>
     <width>91</width>
     <height>31</height>
    </rect>
   </property>
   <property name="font">
    <font>
     <pointsize>9</pointsize>
     <weight>75</weight>
     <bold>true</bold>
    </font>
   </property>
   <property name="styleSheet">
    <string notr="true">background-color: rgb(230, 230, 230);</string>
   </property>
  </widget>
  <widget class="QLineEdit" name="txt_qreboiler">
   <property name="geometry">
    <rect>
     <x>592</x>
     <y>600</y>
     <width>111</width>
     <height>31</height>
    </rect>
   </property>
   <property name="font">
    <font>
     <pointsize>9</pointsize>
     <weight>75</weight>
     <bold>true</bold>
    </font>
   </property>
   <property name="styleSheet">
    <string notr="true">background-color: rgb(230, 230, 230);</string>
   </property>
  </widget>
  <widget class="QLineEdit" name="txt_qvap">
   <property name="geometry">
    <rect>
     <x>590</x>
     <y>650</y>
     <width>113</width>
     <height>31</height>
    </rect>
   </property>
   <property name="font">
    <font>
     <pointsize>9</pointsize>
     <weight>75</weight>
     <bold>true</bold>
    </font>
   </property>
   <property name="styleSheet">
    <string notr="true">background-color: rgb(230, 230, 230);</string>
   </property>
  </widget>
  <widget class="QLineEdit" name="txt_tsat">
   <property name="geometry">
    <rect>
     <x>270</x>
     <y>680</y>
     <width>91</width>
     <height>31</height>
    </rect>
   </property>
   <property name="font">
    <font>
     <pointsize>9</pointsize>
     <weight>75</weight>
     <bold>true</bold>
    </font>
   </property>
   <property name="styleSheet">
    <string notr="true">background-color: rgb(230, 230, 230);</string>
   </property>
  </widget>
  <widget class="QLabel" name="label_41">
   <property name="geometry">
    <rect>
     <x>330</x>
     <y>380</y>
     <width>91</width>
     <height>21</height>
    </rect>
   </property>
   <property name="font">
    <font>
     <pointsize>9</pointsize>
    </font>
   </property>
   <property name="text">
    <string>U1 [W/m2c]=</string>
   </property>
  </widget>
  <widget class="QLabel" name="label_42">
   <property name="geometry">
    <rect>
     <x>230</x>
     <y>760</y>
     <width>91</width>
     <height>21</height>
    </rect>
   </property>
   <property name="font">
    <font>
     <pointsize>9</pointsize>
    </font>
   </property>
   <property name="text">
    <string>U2 [W/m2c]=</string>
   </property>
  </widget>
  <widget class="QLineEdit" name="txt_U1">
   <property name="geometry">
    <rect>
     <x>430</x>
     <y>370</y>
     <width>113</width>
     <height>31</height>
    </rect>
   </property>
   <property name="font">
    <font>
     <pointsize>9</pointsize>
     <weight>75</weight>
     <bold>true</bold>
    </font>
   </property>
   <property name="styleSheet">
    <string notr="true">background-color: rgb(230, 230, 230);</string>
   </property>
  </widget>
  <widget class="QLineEdit" name="txt_U2">
   <property name="geometry">
    <rect>
     <x>330</x>
     <y>750</y>
     <width>113</width>
     <height>31</height>
    </rect>
   </property>
   <property name="font">
    <font>
     <pointsize>9</pointsize>
     <weight>75</weight>
     <bold>true</bold>
    </font>
   </property>
   <property name="styleSheet">
    <string notr="true">background-color: rgb(230, 230, 230);</string>
   </property>
  </widget>
  <zorder>label</zorder>
  <zorder>label_2</zorder>
  <zorder>btn_calcular</zorder>
  <zorder>label_3</zorder>
  <zorder>label_4</zorder>
  <zorder>label_5</zorder>
  <zorder>label_6</zorder>
  <zorder>label_7</zorder>
  <zorder>label_8</zorder>
  <zorder>label_9</zorder>
  <zorder>label_10</zorder>
  <zorder>label_11</zorder>
  <zorder>label_12</zorder>
  <zorder>label_13</zorder>
  <zorder>label_14</zorder>
  <zorder>label_15</zorder>
  <zorder>label_16</zorder>
  <zorder>label_17</zorder>
  <zorder>label_18</zorder>
  <zorder>label_19</zorder>
  <zorder>label_20</zorder>
  <zorder>label_22</zorder>
  <zorder>label_23</zorder>
  <zorder>label_24</zorder>
  <zorder>label_25</zorder>
  <zorder>label_26</zorder>
  <zorder>label_27</zorder>
  <zorder>label_28</zorder>
  <zorder>label_29</zorder>
  <zorder>label_30</zorder>
  <zorder>label_31</zorder>
  <zorder>line</zorder>
  <zorder>line_3</zorder>
  <zorder>line_4</zorder>
  <zorder>label_38</zorder>
  <zorder>label_39</zorder>
  <zorder>label_40</zorder>
  <zorder>label_44</zorder>
  <zorder>label_Costo_Total</zorder>
  <zorder>label_costo_carcaza</zorder>
  <zorder>label_costo_platos</zorder>
  <zorder>label_costo_condensador</zorder>
  <zorder>label_costo_reboiler</zorder>
  <zorder>label_Costo_Equipos</zorder>
  <zorder>label_Costo_Equipos_Anual</zorder>
  <zorder>label_costo_enfriamiento</zorder>
  <zorder>label_costo_calentamiento</zorder>
  <zorder>label_Costo_Servicios</zorder>
  <zorder>label_32</zorder>
  <zorder>label_33</zorder>
  <zorder>label_34</zorder>
  <zorder>label_35</zorder>
  <zorder>label_36</zorder>
  <zorder>label_37</zorder>
  <zorder>line_13</zorder>
  <zorder>line_14</zorder>
  <zorder>line_15</zorder>
  <zorder>line_16</zorder>
  <zorder>line_8</zorder>
  <zorder>line_5</zorder>
  <zorder>line_6</zorder>
  <zorder>line_7</zorder>
  <zorder>line_9</zorder>
  <zorder>line_2</zorder>
  <zorder>line_11</zorder>
  <zorder>line_10</zorder>
  <zorder>line_12</zorder>
  <zorder>txt_year</zorder>
  <zorder>txt_tiempo</zorder>
  <zorder>txt_agua</zorder>
  <zorder>txt_vapor</zorder>
  <zorder>txt_presion</zorder>
  <zorder>txt_material</zorder>
  <zorder>txt_qcondensador</zorder>
  <zorder>txt_cp</zorder>
  <zorder>txt_t2</zorder>
  <zorder>txt_T1</zorder>
  <zorder>txt_t1</zorder>
  <zorder>txt_T2</zorder>
  <zorder>txt_platos</zorder>
  <zorder>txt_espacio</zorder>
  <zorder>txt_diametro</zorder>
  <zorder>txt_tempfondo</zorder>
  <zorder>txt_qreboiler</zorder>
  <zorder>txt_qvap</zorder>
  <zorder>txt_tsat</zorder>
  <zorder>label_41</zorder>
  <zorder>label_42</zorder>
  <zorder>txt_U1</zorder>
  <zorder>txt_U2</zorder>
 </widget>
 <resources>
  <include location="imagenes.qrc"/>
 </resources>
 <connections/>
</ui>
